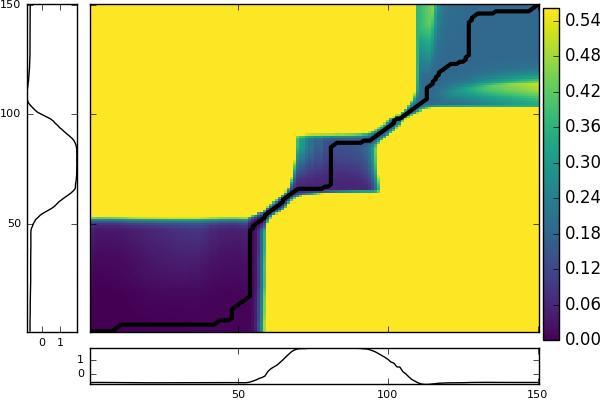

Write the Julia code that produced this figure.
using TimeWarp
using TimeWarp.WarpPlots
using TimeWarp.Datasets
pyplot()

# UCI data repository must be downloaded first, run TimeWarp.download_data()
data = ucr_traindata("Gun_Point");

y1 = Sequence(data[1,2:end]) # dimensions don't work
y2 = Sequence(data[2,2:end])

#dtwplot(y1,y2,clim=[0,1])
dtwplot(y1,y2)
savefig("dtw.png")
